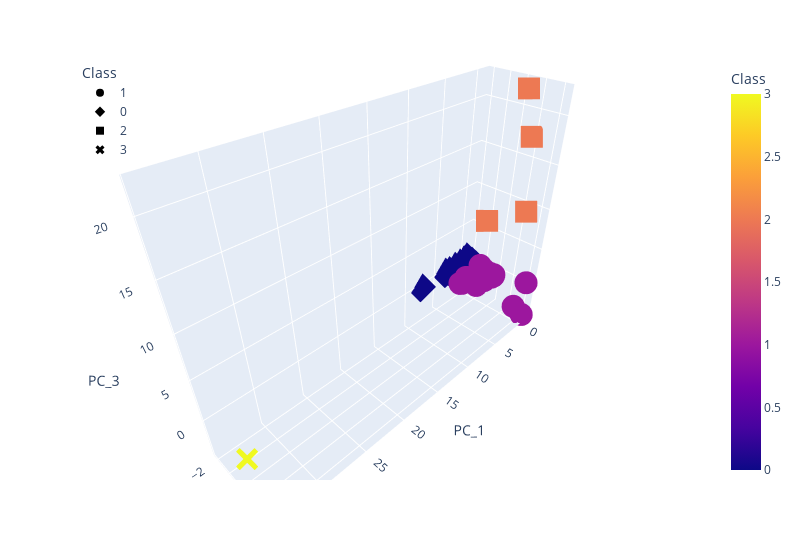

Notebook source saved alongside this figure:
### Markdown cell above
### Deliverable 4: Visualizing Cryptocurrencies Results

#### 3D-Scatter with Clusters

### Code cell
# Creating a 3D-Scatter with the PCA data and the clusters
fig = px.scatter_3d(
    clustered_df,
    x="PC_1",
    y="PC_2",
    z="PC_3",
    hover_name='CoinName',
    hover_data=['CoinName','Algorithm'],
    color="Class",
    symbol="Class",
    width=800,
)
fig.update_layout(legend=dict(x=0, y=1))
fig.show()

### Figure 1 — Plotly figure (JSON) as saved in the notebook; plotly's stock layout.template omitted (floating-point values rounded to 4 significant figures; data arrays with more than 128 entries replaced by an {"elided": "..."} marker saying what was removed)
{"data": [{"customdata": {"elided": "290x2 str values"}, "hovertemplate": "<b>%{hovertext}</b><br><br>Class=%{marker.color}<br>PC_1=%{x}<br>PC_2=%{y}<br>PC_3=%{z}<br>CoinName=%{customdata[0]}<br>Algorithm=%{customdata[1]}<extra></extra>", "hovertext": {"elided": "290 str values"}, "legendgroup": "1", "marker": {"color": {"elided": "290 int values"}, "coloraxis": "coloraxis", "symbol": "circle"}, "mode": "markers", "name": "1", "scene": "scene", "showlegend": true, "type": "scatter3d", "x": {"elided": "290 float values"}, "y": {"elided": "290 float values"}, "z": {"elided": "290 float values"}}, {"customdata": {"elided": "238x2 str values"}, "hovertemplate": "<b>%{hovertext}</b><br><br>Class=%{marker.color}<br>PC_1=%{x}<br>PC_2=%{y}<br>PC_3=%{z}<br>CoinName=%{customdata[0]}<br>Algorithm=%{customdata[1]}<extra></extra>", "hovertext": {"elided": "238 str values"}, "legendgroup": "0", "marker": {"color": {"elided": "238 int values"}, "coloraxis": "coloraxis", "symbol": "diamond"}, "mode": "markers", "name": "0", "scene": "scene", "showlegend": true, "type": "scatter3d", "x": {"elided": "238 float values"}, "y": {"elided": "238 float values"}, "z": {"elided": "238 float values"}}, {"customdata": [["Vechain", "VeChainThor Authority"], ["BiblePay", "Proof-of-BibleHash"], ["Acute Angle Cloud", "ECC 256K1"], ["Fiii", "SHA3-256"]], "hovertemplate": "<b>%{hovertext}</b><br><br>Class=%{marker.color}<br>PC_1=%{x}<br>PC_2=%{y}<br>PC_3=%{z}<br>CoinName=%{customdata[0]}<br>Algorithm=%{customdata[1]}<extra></extra>", "hovertext": ["Vechain", "BiblePay", "Acute Angle Cloud", "Fiii"], "legendgroup": "2", "marker": {"color": [2, 2, 2, 2], "coloraxis": "coloraxis", "symbol": "square"}, "mode": "markers", "name": "2", "scene": "scene", "showlegend": true, "type": "scatter3d", "x": [4.69, -0.1163, -0.8225, -0.4721], "y": [3.593, 5.154, 4.001, 3.085], "z": [9.982, 9.787, 17.48, 22.06]}, {"customdata": [["BitTorrent", "TRC10"]], "hovertemplate": "<b>%{hovertext}</b><br><br>Class=%{marker.color}<br>PC_1=%{x}<br>PC_2=%{y}<br>PC_3=%{z}<br>CoinName=%{customdata[0]}<br>Algorithm=%{customdata[1]}<extra></extra>", "hovertext": ["BitTorrent"], "legendgroup": "3", "marker": {"color": [3], "coloraxis": "coloraxis", "symbol": "x"}, "mode": "markers", "name": "3", "scene": "scene", "showlegend": true, "type": "scatter3d", "x": [33.97], "y": [2.187], "z": [-1.533]}], "layout": {"coloraxis": {"colorbar": {"title": {"text": "Class"}}, "colorscale": [[0, "#0d0887"], [0.1111, "#46039f"], [0.2222, "#7201a8"], [0.3333, "#9c179e"], [0.4444, "#bd3786"], [0.5556, "#d8576b"], [0.6667, "#ed7953"], [0.7778, "#fb9f3a"], [0.8889, "#fdca26"], [1, "#f0f921"]]}, "legend": {"title": {"text": "Class"}, "tracegroupgap": 0, "x": 0, "y": 1}, "margin": {"t": 60}, "scene": {"domain": {"x": [0, 1], "y": [0, 1]}, "xaxis": {"title": {"text": "PC_1"}}, "yaxis": {"title": {"text": "PC_2"}}, "zaxis": {"title": {"text": "PC_3"}}}, "width": 800}}
